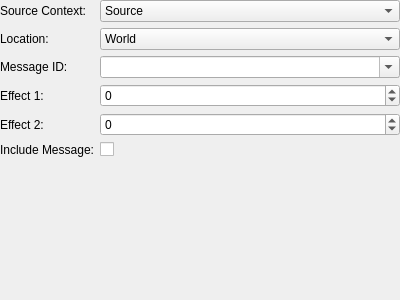
<?xml version="1.0" encoding="UTF-8"?>
<ui version="4.0">
 <class>ActionStageEffect</class>
 <widget class="QWidget" name="ActionStageEffect">
  <property name="geometry">
   <rect>
    <x>0</x>
    <y>0</y>
    <width>400</width>
    <height>300</height>
   </rect>
  </property>
  <layout class="QVBoxLayout" name="verticalLayout">
   <property name="margin">
    <number>0</number>
   </property>
   <item>
    <layout class="QFormLayout" name="formLayout">
     <property name="fieldGrowthPolicy">
      <enum>QFormLayout::AllNonFixedFieldsGrow</enum>
     </property>
     <item row="0" column="0">
      <widget class="QLabel" name="label_2">
       <property name="text">
        <string>Source Context:</string>
       </property>
      </widget>
     </item>
     <item row="0" column="1">
      <widget class="QComboBox" name="sourceContext">
       <item>
        <property name="text">
         <string>Source</string>
        </property>
       </item>
       <item>
        <property name="text">
         <string>Party</string>
        </property>
       </item>
       <item>
        <property name="text">
         <string>All</string>
        </property>
       </item>
      </widget>
     </item>
     <item row="1" column="0">
      <widget class="QLabel" name="label_3">
       <property name="text">
        <string>Location:</string>
       </property>
      </widget>
     </item>
     <item row="1" column="1">
      <widget class="QComboBox" name="location">
       <item>
        <property name="text">
         <string>World</string>
        </property>
       </item>
       <item>
        <property name="text">
         <string>Channel</string>
        </property>
       </item>
       <item>
        <property name="text">
         <string>Instance</string>
        </property>
       </item>
       <item>
        <property name="text">
         <string>Zone</string>
        </property>
       </item>
      </widget>
     </item>
     <item row="2" column="0">
      <widget class="QLabel" name="label_4">
       <property name="text">
        <string>Message ID:</string>
       </property>
      </widget>
     </item>
     <item row="2" column="1">
      <widget class="QComboBox" name="messageID">
       <property name="sizePolicy">
        <sizepolicy hsizetype="Expanding" vsizetype="Fixed">
         <horstretch>0</horstretch>
         <verstretch>0</verstretch>
        </sizepolicy>
       </property>
       <property name="editable">
        <bool>true</bool>
       </property>
      </widget>
     </item>
     <item row="3" column="0">
      <widget class="QLabel" name="label">
       <property name="text">
        <string>Effect 1:</string>
       </property>
      </widget>
     </item>
     <item row="4" column="0">
      <widget class="QLabel" name="label_5">
       <property name="text">
        <string>Effect 2:</string>
       </property>
      </widget>
     </item>
     <item row="5" column="0">
      <widget class="QLabel" name="label_6">
       <property name="text">
        <string>Include Message:</string>
       </property>
      </widget>
     </item>
     <item row="5" column="1">
      <widget class="QCheckBox" name="includeMessage"/>
     </item>
     <item row="3" column="1">
      <widget class="QSpinBox" name="effect1">
       <property name="minimum">
        <number>-128</number>
       </property>
       <property name="maximum">
        <number>127</number>
       </property>
      </widget>
     </item>
     <item row="4" column="1">
      <widget class="QSpinBox" name="effect2">
       <property name="minimum">
        <number>-2147483647</number>
       </property>
       <property name="maximum">
        <number>2147483647</number>
       </property>
      </widget>
     </item>
    </layout>
   </item>
  </layout>
 </widget>
 <resources/>
 <connections/>
</ui>
